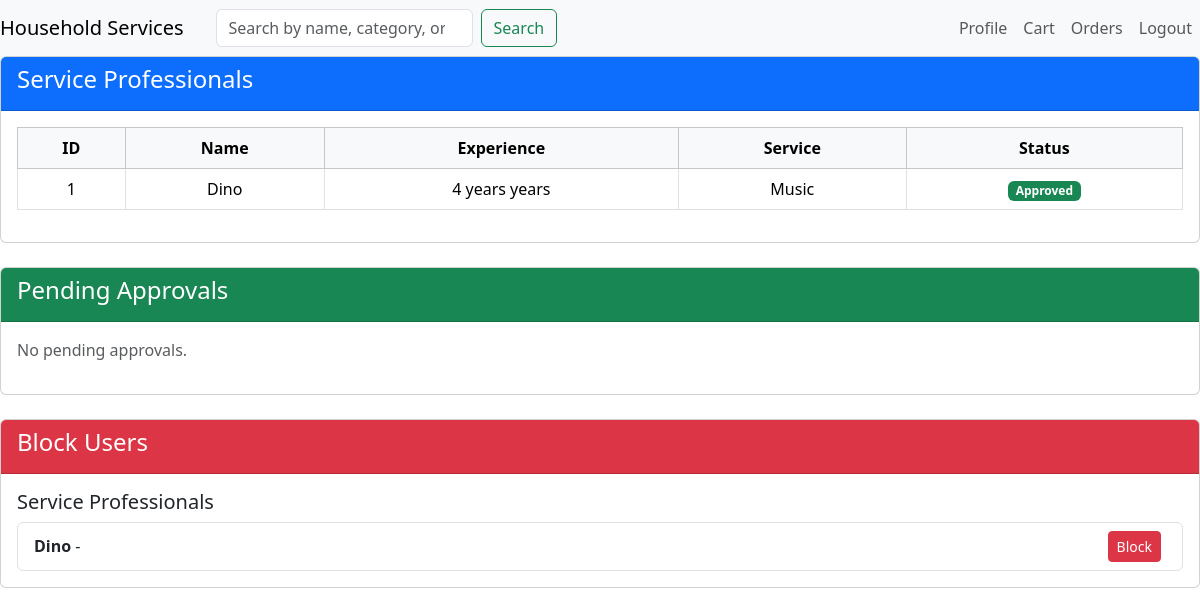
The app's page /admin/Professionals (signed in) with its own data.
### models.py (models this page shows, shortened)
class Professional(db.Model):
    id = db.Column(db.Integer, primary_key=True)
    name = db.Column(db.String(84), nullable=False)
    Email_id = db.Column(db.String(32), unique=True, nullable=False)
    passhash = db.Column(db.String(128), nullable=False)
    description = db.Column(db.String(128), nullable=True)
    service_type = db.Column(db.String(128))
    address = db.Column(db.String(32))
    Pin_Code = db.Column(db.String(8))
    experience = db.Column(db.String(8))
    category_id = db.Column(db.Integer, db.ForeignKey('category.id'), nullable=False)
    status = db.Column(db.String(16), nullable=False, default='pending')
    role = db.Column(db.String(16), nullable=False, default='service_professional')
    category = db.relationship('Category', backref='professionals', lazy=True)
    reviews = db.relationship('Review', back_populates='professional', cascade='all, delete-orphan')
    is_blocked = db.Column(db.Boolean, default=False)
    date_created = db.Column(db.DateTime, nullable=False, default=datetime.utcnow)
    document = db.Column(db.String(256), nullable=True)  # New column to store document path

### routes.py (the view)
@app.route('/admin/Professionals',methods=['GET', 'POST'])
@auth_required
def AdminProfessional():
    services = Service.query.all()
    user = Customer.query.get(session['user_id'])
    professionals = Professional.query.filter_by(status='pending').all()
    professionals = Professional.query.all()
    return render_template('adminProfessionalHandling.html',user = user , services=services, professionals=professionals)

### routes.py (called while the page is built)
def auth_required(fnc):
    @wraps(fnc)  # Preserve the original function's metadata
    def inner(*args, **kwargs):
        if 'user_id' in session:
            return fnc(*args, **kwargs)
        if request.endpoint == 'Login' or request.endpoint == 'Register':
            return fnc(*args, **kwargs)
        flash('Please login to continue', 'warning')
        return redirect(url_for('Login'))
    return inner

### templates/AdminProfessionalHandling.html (shortened to what this page needs)
{% extends 'layout.html' %}
{% block content %}
<div class="card mb-4">
    <div class="card-header bg-primary text-white">
        <h4>Service Professionals</h4>
    </div>
    <div class="card-body">
        {% if professionals %}
        <table class="table table-bordered">
            <thead class="table-light">
                <tr>
                    <th>ID</th>
                    <th>Name</th>
                    <th>Experience</th>
                    <th>Service</th>
                    <th>Status</th>
                </tr>
            </thead>
            <tbody>
                {% for professional in professionals %}
                <tr>
                    <td>{{ professional.id }}</td>
                    <td>{{ professional.name }}</td>
                    <td>{{ professional.experience }} years</td>
                    <td>{{ professional.service_type }}</td>
                    <td>
                        {% if professional.status == 'approved' %}
                            <span class="badge bg-success">Approved</span>
                        {% elif professional.status == 'rejected' %}
                            <span class="badge bg-danger">Rejected</span>
                        {% else %}
                            <span class="badge bg-warning text-dark">Pending</span>
                        {% endif %}
                    </td>
                </tr>
                {% endfor %}
            </tbody>
        </table>
        {% else %}
        <p class="text-muted">No professionals available.</p>
        {% endif %}
    </div>
</div>
    <div class="card mb-4">
        <div class="card-header bg-success text-white">
            <h4>Pending Approvals</h4>
        </div>
        <div class="card-body">
            {% set pending_professionals = professionals | selectattr('status', 'equalto', 'pending') | list %}
            {% if pending_professionals %}
            <ul class="list-group">
                {% for professional in pending_professionals %}
                <li class="list-group-item d-flex justify-content-between align-items-center">
                    <div>
                        <strong>{{ professional.name }}</strong> - {{ professional.email }}
                        {% if professional.document %}
                            <br>
                            <a href="{{ url_for('uploads', filename=professional.document) }}" target="_blank" class="text-primary">View Document</a>
                        {% else %}
                            <span class="text-muted">No document uploaded</span>
                        {% endif %}
                    </div>
                    <div class="d-flex">
                        <form method="POST" action="{{ url_for('approve_professional', professional_id=professional.id) }}">
                            <button type="submit" class="btn btn-success btn-sm mr-2">Approve</button>
                        </form>
                        <form method="POST" action="{{ url_for('reject_professional', professional_id=professional.id) }}">
                            <button type="submit" class="btn btn-danger btn-sm">Reject</button>
                        </form>
                        <form method="POST" action="{{ url_for('delete_professional', professional_id=professional.id) }}" style="display:inline;">
                            <button type="submit" class="btn btn-danger btn-sm">Delete</button>
                        </form>
                    </div>
                </li>
                {% endfor %}
            </ul>
            {% else %}
            <p class="text-muted">No pending approvals.</p>
            {% endif %}
        </div>
    </div>
    <div class="card">
        <div class="card-header bg-danger text-white">
            <h4>Block Users</h4>
        </div>
        <div class="card-body">
    <h5>Service Professionals</h5>
    <ul class="list-group">
        {% for professional in professionals %}
        <li class="list-group-item d-flex justify-content-between align-items-center">
            <div>
                <strong>{{ professional.name }}</strong> -
            </div>
            <div>
                {% if not professional.is_blocked %}
                <form method="POST" action="{{ url_for('block_user', user_type='professional', user_id=professional.id) }}" class="d-inline">
                    <button type="submit" class="btn btn-danger btn-sm">Block</button>
                </form>
                {% else %}
                <span class="badge bg-secondary">Blocked</span>
                {% endif %}
            </div>
        </li>
        {% endfor %}
    </ul>
</div>
</div>
{% endblock %}

### templates/AdminProfessionalHandling.html (style rules this page uses)
.card-header { font-weight: bold; }
.table th, .table td { vertical-align: middle; text-align: center; }
.btn-sm { margin-right: 5px; }

### records on screen
Professional: id "1", name "Dino", experience "4 years", service_type "Music", status "Approved"
